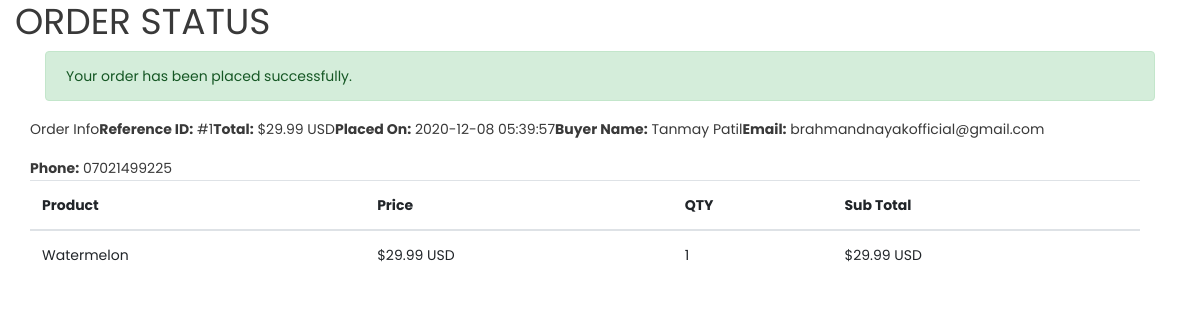
The page /orderSuccess.php?id=1 on the database its author committed.
### tables this page shows
CREATE TABLE `orders` (
  `id` int(11) NOT NULL,
  `customer_id` int(11) NOT NULL,
  `grand_total` float(10,2) NOT NULL,
  `created` datetime NOT NULL,
  `status` enum('Pending','Completed','Cancelled') NOT NULL DEFAULT 'Pending'
);

CREATE TABLE `customers` (
  `id` int(11) NOT NULL,
  `first_name` varchar(25) NOT NULL,
  `last_name` varchar(25) NOT NULL,
  `email` varchar(50) NOT NULL,
  `phone` varchar(15) NOT NULL,
  `address` text NOT NULL,
  `postcode` int(11) NOT NULL,
  `city` varchar(15) NOT NULL,
  `state` varchar(15) NOT NULL,
  `country` varchar(25) NOT NULL,
  `order_notes` text NOT NULL,
  `created` datetime NOT NULL,
  `modified` datetime NOT NULL,
  `status` enum('1','0') NOT NULL DEFAULT '1' COMMENT '1=Active | 0=Inactive'
);

CREATE TABLE `order_items` (
  `id` int(11) NOT NULL,
  `order_id` int(11) NOT NULL,
  `product_id` int(11) NOT NULL,
  `quantity` int(5) NOT NULL
);

CREATE TABLE `products` (
  `id` int(11) NOT NULL,
  `name` varchar(200) NOT NULL,
  `description` text NOT NULL,
  `price` float(10,2) NOT NULL,
  `created` datetime NOT NULL,
  `modified` datetime NOT NULL,
  `status` enum('1','0') NOT NULL DEFAULT '1' COMMENT '1=Active | 0=Inactive',
  `img` text NOT NULL
);

### orderSuccess.php (the view, shortened to what this page needs)
<?php
require_once 'dbConfig.php';
$result = $db->query("SELECT r.*, c.first_name, c.last_name, c.email, c.phone FROM orders as r LEFT JOIN customers as c ON c.id = r.customer_id WHERE r.id = ".$_REQUEST['id']);
if($result->num_rows > 0){
    $orderInfo = $result->fetch_assoc();
}else{
    header("Location: index.php");
}
?>
<!DOCTYPE html>
<html lang="en">
<head>
<link href="assets/css/vendor/bootstrap.min.css" rel="stylesheet">
<link href="css/style.css" rel="stylesheet">
</head>
<body>
<div class="container">
    <h1>ORDER STATUS</h1>
    <div class="col-12">
        <?php if(!empty($orderInfo)){ ?>
            <div class="col-md-12">
                <div class="alert alert-success">Your order has been placed successfully.</div>
            </div>
            <div class="row col-lg-12 ord-addr-info">
                <div class="hdr">Order Info</div>
                <p><b>Reference ID:</b> #<?php echo $orderInfo['id']; ?></p>
                <p><b>Total:</b> <?php echo '$'.$orderInfo['grand_total'].' USD'; ?></p>
                <p><b>Placed On:</b> <?php echo $orderInfo['created']; ?></p>
                <p><b>Buyer Name:</b> <?php echo $orderInfo['first_name'].' '.$orderInfo['last_name']; ?></p>
                <p><b>Email:</b> <?php echo $orderInfo['email']; ?></p>
                <p><b>Phone:</b> <?php echo $orderInfo['phone']; ?></p>
            </div>
            <div class="row col-lg-12">
                <table class="table table-hover">
                    <thead>
                        <tr>
                            <th>Product</th>
                            <th>Price</th>
                            <th>QTY</th>
                            <th>Sub Total</th>
                        </tr>
                    </thead>
                    <tbody>
                        <?php
                        $result = $db->query("SELECT i.*, p.name, p.price FROM order_items as i LEFT JOIN products as p ON p.id = i.product_id WHERE i.order_id = ".$orderInfo['id']);
                        if($result->num_rows > 0){
                            while($item = $result->fetch_assoc()){
                                $price = $item["price"];
                                $quantity = $item["quantity"];
                                $sub_total = ($price*$quantity);
                        ?>
                        <tr>
                            <td><?php echo $item["name"]; ?></td>
                            <td><?php echo '$'.$price.' USD'; ?></td>
                            <td><?php echo $quantity; ?></td>
                            <td><?php echo '$'.$sub_total.' USD'; ?></td>
                        </tr>
                        <?php } } ?>
                    </tbody>
                </table>
            </div>
        <?php } else{ ?>
        <div class="col-md-12">
            <div class="alert alert-danger">Your order submission failed.</div>
        </div>
        <?php } ?>
    </div>
</div>
</body>
</html>

### rows shown on the page
orders: id "1", grand_total "29.99", created "2020-12-08 05:39:57", customer.first_name "Tanmay", customer.last_name "Patil", customer.email "brahmandnayakofficial@gmail.com", customer.phone "07021499225"
order_items: product.name "Watermelon", product.price "29.99", quantity "1"
